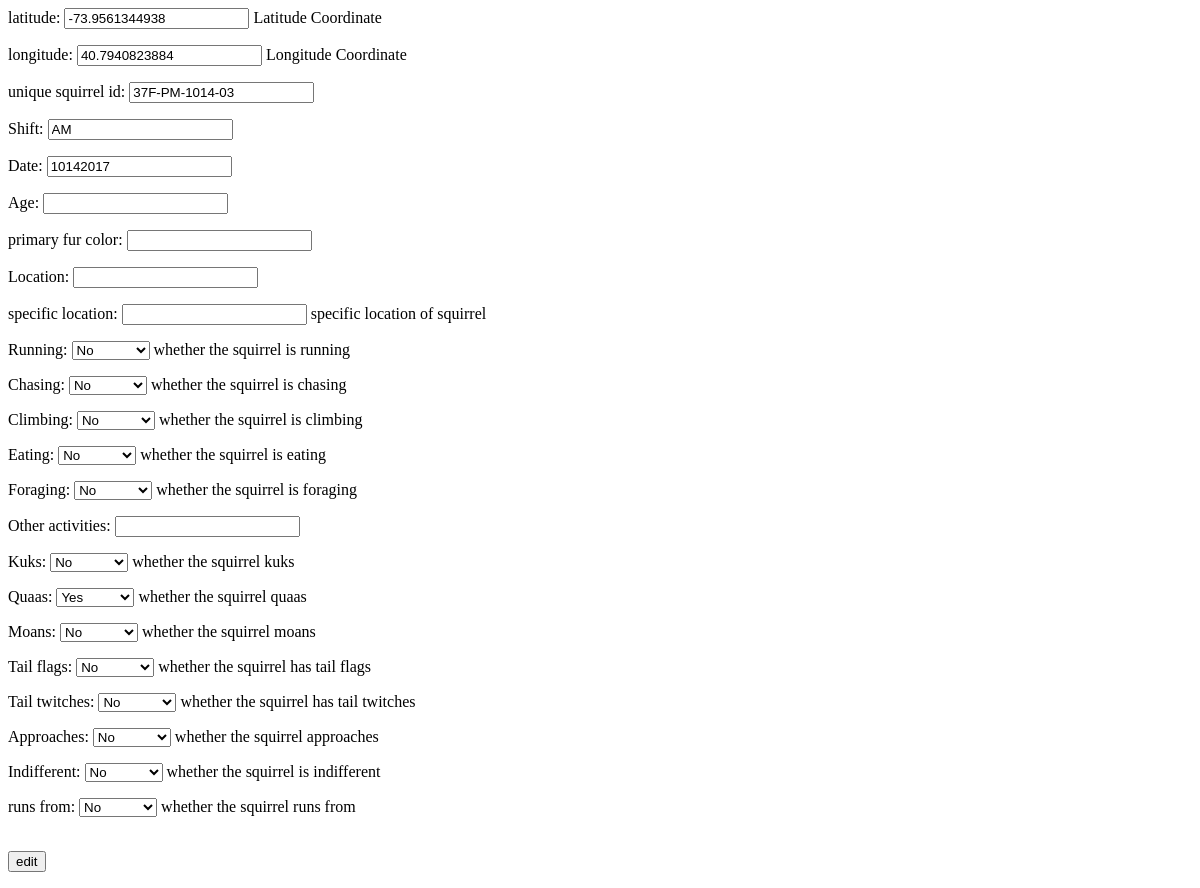
Page /sightings/37F-PM-1014-03/ on the earlier database version.
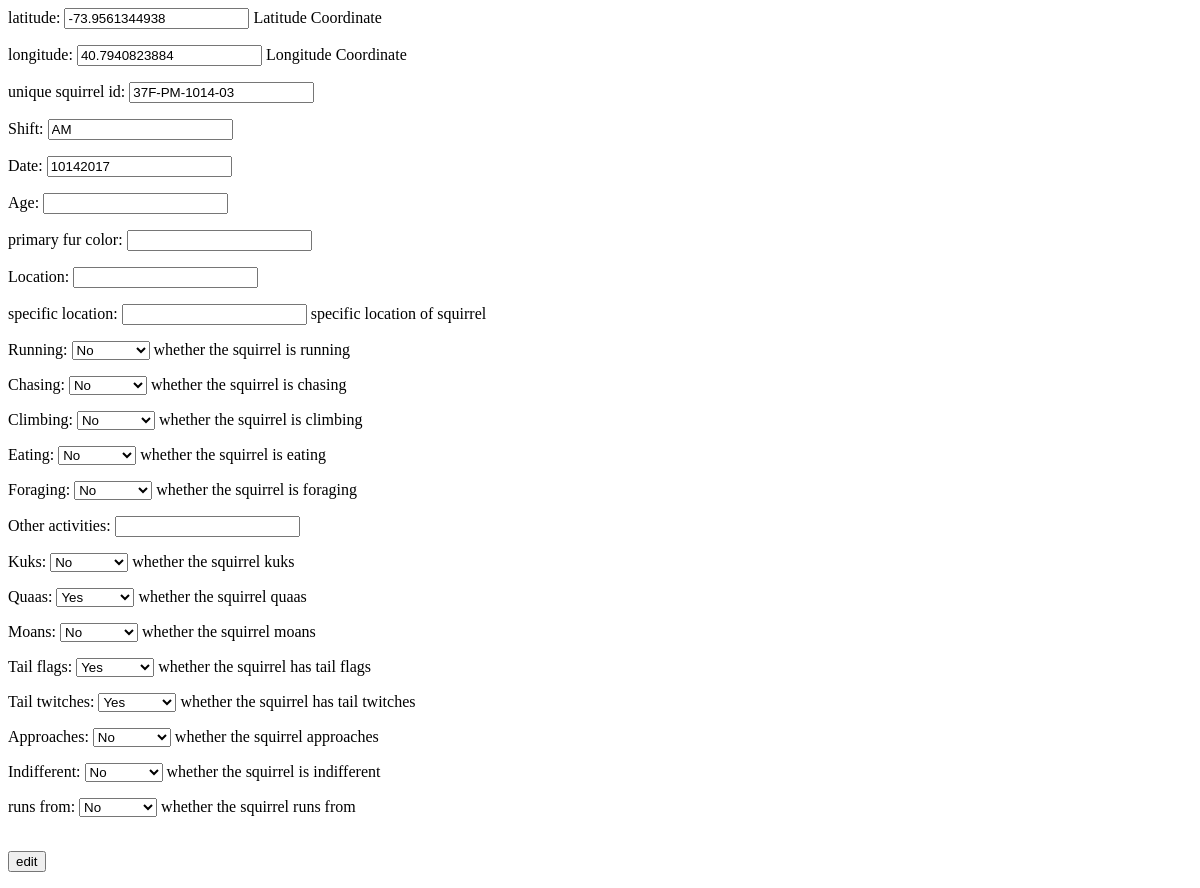
Same page on the later database version.
### sightings/models.py (models this page shows)
class Squirrel(models.Model):
    x = models.DecimalField(
            max_digits=1007,
            decimal_places=10,
            default=None,
            blank=True,
            help_text=_('Latitude Coordinate'),
            null=True,
            )
    y = models.DecimalField(
            max_digits=1006,
            decimal_places=10,
            default=None,
            blank=True,
            help_text=_('Longitude Coordinate'),
            null=True,
            )
    unique_squirrel_id = models.CharField(
            max_length=20,
            default=None,
            primary_key=True,
            blank=True,
            )
    hectare = models.CharField(
            max_length=10,
            default=None,
            blank=True,
            null=True,
            )
    shift = models.CharField(
            max_length=10,
            default=None,
            blank=True,
            null=True,
            )
    date = models.CharField(
            max_length=20,
            default=0,
            blank=True,
            null=True,
            )
    hectare_squirrel_number = models.IntegerField(
            default=0,
            blank=True,
            null=True,
            )
    age = models.CharField(
            max_length=8,
            default=None,
            blank=True,
            null=True,
            )
    primary_fur_color = models.CharField(
            max_length=8,
            default=None,
            blank=True,
            null=True,
            )
    highlight_fur_color = models.CharField(
            max_length=8,
            default=None,
            blank=True,
            null=True,
            )
    combination_of_primary_and_highlight_color = models.CharField(
            max_length=100,
            default=None,
            blank=True,
            null=True,
            )
    color_notes = models.CharField(
            max_length=100,
            default=None,
            blank=True,
            null=True,
            )
    location = models.CharField(
            max_length=100,
            default=None,
            blank=True,
            null=True,
            )
    above_ground_sighter_measurement = models.CharField(
            max_length=10,
            default=None,
            blank=True,
            null=True,
            )
    specific_location = models.CharField(
            max_length=100,
            default=None,
            blank=True,
            null=True,
            help_text=_('specific location of squirrel'),
            )
    running = models.BooleanField(
            default=None,
            blank=True,
            null=True,
            help_text=_('whether the squirrel is running'),
            )
    chasing = models.BooleanField(
            default=None,
            blank=True,
            null=True,
            help_text=_('whether the squirrel is chasing'),
            )
    climbing = models.BooleanField(
            default=None,
            blank=True,
            null=True,
            help_text=_('whether the squirrel is climbing'),
            )
    eating = models.BooleanField(
            default=None,
            blank=True,
            null=True,
            help_text=_('whether the squirrel is eating'),
            )
    foraging = models.BooleanField(
            default=None,
            blank=True,
            null=True,
            help_text=_('whether the squirrel is foraging'),
            )
    other_activities = models.CharField(
            max_length=100,
            default=None,
            null=True,
            blank=True,
            )
    kuks = models.BooleanField(
            default=None,
            blank=True,
            null=True,
            help_text=_('whether the squirrel kuks'),
            )
    quaas = models.BooleanField(
            default=None,
            blank=True,
            null=True,
            help_text=_('whether the squirrel quaas'),
            )
    moans = models.BooleanField(
            default=None,
            blank=True,
            null=True,
            help_text=_('whether the squirrel moans'),
            )
    tail_flags = models.BooleanField(
            default=None,
            blank=True,
            null=True,
            help_text = _('whether the squirrel has tail flags'),
            )
    tail_twitches = models.BooleanField(
            default=None,
            blank=True,
            null=True,
            help_text = _('whether the squirrel has tail twitches'),
            )
    approaches = models.BooleanField(
            default=None,
            blank=True,
            null=True,
            help_text = _('whether the squirrel approaches'),
            )
    indifferent = models.BooleanField(
            default=None,
            blank=True,
            null=True,
            help_text = _('whether the squirrel is indifferent'),
            )
    runs_from = models.BooleanField(
            default=None,
            blank=True,
            null=True,
            help_text = _('whether the squirrel runs from'),
            )
    other_interactions = models.CharField(
            max_length=100,
            default=None,
            blank=True,
            null=True,
            )
    lat_long = models.CharField(
            max_length=100,
            default=None,
            blank=True,
            null=True,
            )
    zip_codes = models.CharField(
            max_length=100,
            default=None,
            blank=True,
            null=True,
            )
    community_districts = models.IntegerField(
            default=0,
            blank=True,
            null=True,
            )
    borough_boundaries = models.IntegerField(
            default=0,
            blank=True,
            null=True,
            )
    city_coucil_districts = models.IntegerField(
            default=0,
            blank=True,
            null=True,
            )
    police_precincts = models.IntegerField(
            default=0,
            blank=True,
            null=True,
            )

### sightings/views.py (the view)
# urls.py: path('sightings/<str:unique_squirrel_id>/', views.edit),
def edit(request, unique_squirrel_id):
    squirrels = Squirrel.objects.get(unique_squirrel_id = unique_squirrel_id)
    if request.method == 'POST':
        form = SquirrelForm(request.POST, instance = squirrels)
        if form.is_valid():
            form.save()
            return redirect(f'/sightings/{unique_squirrel_id}')
    else:
        form = SquirrelForm(instance = squirrels)
    context = {
            'form': form,
                }
    return render(request, 'sightings/edit.html', context)

### sightings/forms.py
class SquirrelForm(ModelForm):
    class Meta:
        model = Squirrel
        fields =['x', 'y', 'unique_squirrel_id', 'shift', 'date', 'age',
                 'primary_fur_color', 'location', 'specific_location', 'running',
                 'chasing', 'climbing', 'eating', 'foraging', 'other_activities',
                 'kuks', 'quaas', 'moans', 'tail_flags', 'tail_twitches',
                 'approaches', 'indifferent', 'runs_from']
        labels = {
                'x': _('latitude'),
                'y': _('longitude'),
                'unique_squirrel_id': _('unique squirrel id'),
                'primary_fur_color': _('primary fur color'),
                'specific_location': _('specific location'),
                'other_activies': _('other activities'),
                'runs_from': _('runs from'),
                }

### sightings/templates/sightings/edit.html (shortened to what this page needs)
<html>
        <body>
                <form method='post'>
                  {{form.as_p}}
                  <br>
                  <input type='submit' value='edit'>
                </form>
        </body>
</html>

Differences in the rows shown:
changed Squirrel "37F-PM-1014-03": tail_flags "No" → "Yes"; tail_twitches "No" → "Yes"
